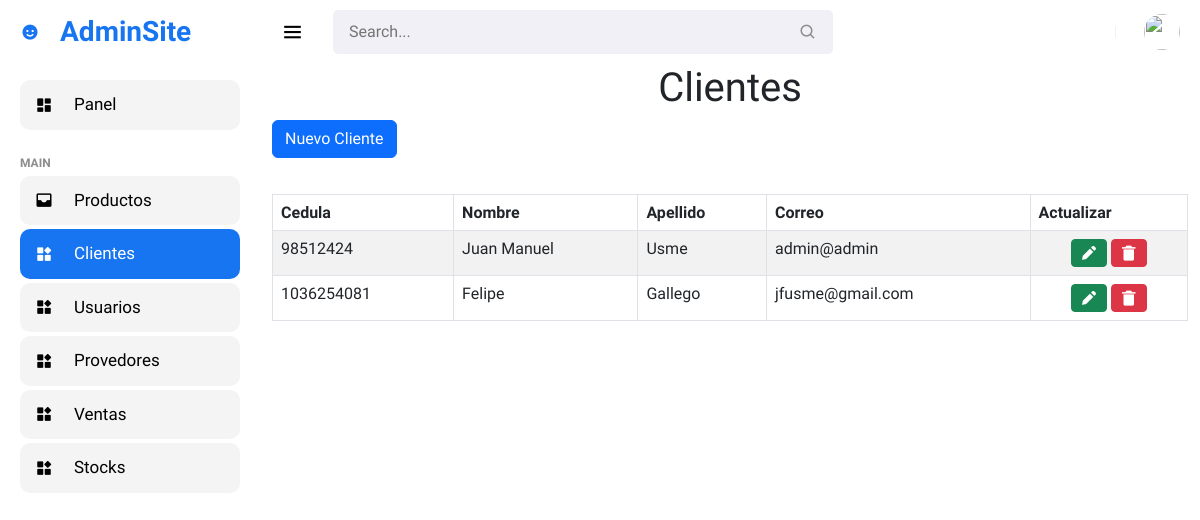
/page/admin/clientes/index.php (signed in), run on the app's committed database.
### tables this page shows
CREATE TABLE `clientes` (
  `Id` int(11) NOT NULL,
  `cedula` int(11) NOT NULL,
  `nombre` varchar(50) NOT NULL,
  `apellido` varchar(50) NOT NULL,
  `correo` varchar(50) NOT NULL,
  `Telefono` int(10) UNSIGNED NOT NULL
);

### page/admin/clientes/index.php (shortened to what this page needs)
<html>
</html>
<?php
include '../../../conexion/conexion.php';
?>
<!DOCTYPE html>
<html lang="es">
<head>
    <link href='https://unpkg.com/boxicons@2.0.9/css/boxicons.min.css' rel='stylesheet'>
    <link rel="stylesheet" href="../assets/css/style.css">
    <link href="https://cdn.jsdelivr.net/npm/bootstrap@5.3.0-alpha3/dist/css/bootstrap.min.css" rel="stylesheet"
>
    <link href="https://cdn.datatables.net/v/bs5/dt-1.13.4/datatables.min.css" rel="stylesheet" />
</head>
<body>
    <section id="sidebar">
        <a href="../index.php" class="brand"><i class='bx bxs-smile icon'></i>AdminSite</a>
        <ul class="side-menu">
            <li><a href="../"><i class='bx bxs-dashboard icon'></i> Panel</a></li>
            <li class="divider" data-text="main">Main</li>
            <li><a href="../productos/index.php"><i class='bx bxs-inbox icon'></i>Productos</a></li>
            <li><a href="index.php" class="active"><i class='bx bxs-widget icon'></i>Clientes</a></li>
            <li><a href="../users/index.php"><i class='bx bxs-widget icon'></i>Usuarios</a></li>
            <li><a href="../proveedores/index.php"><i class='bx bxs-widget icon'></i>Provedores</a></li>
            <li><a href="../ventas/index.php"><i class='bx bxs-widget icon'></i>Ventas</a></li>
            <li><a href="../stocks/index.php"><i class='bx bxs-widget icon'></i>Stocks</a></li>
        </ul>
    </section>
    <section id="content">
        <nav>
            <i class='bx bx-menu toggle-sidebar'></i>
            <form action="#">
                <div class="form-group">
                    <input type="text" placeholder="Search...">
                    <i class='bx bx-search icon'></i>
                </div>
            </form>
            <div class="profile">
                <img src="https://images.unsplash.com/photo-1517841905240-472988babdf9?ixid=MnwxMjA3fDB8MHxzZWFyY2h8NHx8cGVvcGxlfGVufDB8fDB8fA%3D%3D&ixlib=rb-1.2.1&auto=format&fit=crop&w=500&q=60"
                    alt="">
            </div>
        </nav>
        <div class="container">
            <h1 class="page-header text-center">Clientes</h1>
            <div class="row">
                <div class="col-auto">
                    <a href="#" class="btn btn-primary" data-bs-toggle="modal" data-bs-target="#nuevo">Nuevo Cliente</a>
                </div>
                <div class="col-12 mt-3">
                    <table class="table table-bordered table-striped table_id" id="mitabla" style="margin-top:20px;">
                        <thead>
                            <tr>
                                <th class="">Cedula</th>
                                <th class="">Nombre</th>
                                <th class="">Apellido</th>
                                <th class="">Correo</th>
                                <th class="">Actualizar</th>
                            </tr>
                        </thead>
                        <tbody>
                            <?php
							$sql = "SELECT * FROM clientes";
							$query = mysqli_query($con, $sql);
							while ($mostrar = $query->fetch_assoc()) { ?>
                            <tr>
                                <td class="">
                                    <?php echo $mostrar['cedula'] ?>
                                </td>
                                <td class="">
                                    <?php echo $mostrar['nombre'] ?>
                                </td>
                                <td class="">
                                    <?php echo $mostrar['apellido'] ?>
                                </td>
                                <td class="">
                                    <?php echo $mostrar['correo'] ?>
                                </td>
                                <td class="text-center">
                                    <a href="#edit_<?php echo $mostrar['cedula']; ?>"
                                        class="btn btn-success btn-sm text-center" data-bs-toggle="modal">
                                        <i class='bx bxs-pencil'></i></a>
                                    <a href="#delete_<?php echo $mostrar['cedula']; ?>"
                                        class="btn btn-danger btn-sm text-center" data-bs-toggle="modal">
                                        <i class='bx bxs-trash-alt'></i></a>
                                </td>
                            </tr>
                            <?php
							}
							?>
                        </tbody>
                    </table>
                </div>
            </div>
        </div>
</body>
</html>

### page/admin/assets/css/style.css (style rules this page uses)
* { font-family: 'Be Vietnam Pro', sans-serif; margin: 0; padding: 0; box-sizing: border-box; }
:root { --grey: #F1F0F6; --dark-grey: #8D8D8D; --light: #fff; --dark: #000; --green: #81D43A; --light-green: #E3FFCB; --blue: #1775F1; --light-blue: #D0E4FF; --dark-blue: #0C5FCD; --red: #FC3B56; }
html { overflow-x: hidden; }
body { background: var(--grey); overflow-x: hidden; }
a { text-decoration: none; }
li { list-style: none; }
#sidebar { position: fixed; max-width: 260px; width: 100%; background: var(--light); top: 0; left: 0; height: 100%; overflow-y: auto; scrollbar-width: none; transition: all .3s ease; z-index: 200; }
#sidebar .brand { font-size: 28px; display: flex; align-items: center; height: 64px; font-weight: 600; color: var(--blue); position: sticky; top: 0; left: 0; z-index: 100; background: var(--light); transition: all .3s ease; padding: 0 6px; }
#sidebar .icon { min-width: 48px; display: flex; justify-content: center; align-items: center; margin-right: 6px; }
#sidebar .side-menu { margin: 16px 0; padding: 0 20px; transition: all .3s ease; }
#sidebar .side-menu a { display: flex; align-items: center; font-size: 17px; color: var(--dark); padding: 12px 16px 12px 0; transition: all .3s ease; border-radius: 10px; margin: 4px 0; white-space: nowrap; }
i { font-size: 18px; }
#sidebar .side-menu > li > a { background: rgb(244, 244, 244); }
#sidebar .side-menu > li > a.active, #sidebar .side-menu > li > a.active:hover { background: var(--blue); color: var(--light); }
#sidebar .divider { margin-top: 24px; font-size: 12px; text-transform: uppercase; font-weight: 700; color: var(--dark-grey); transition: all .3s ease; white-space: nowrap; }
#content { position: relative; width: calc(100% - 260px); left: 260px; transition: all .3s ease; }
nav { background: var(--light); height: 64px; padding: 0 20px; display: flex; align-items: center; grid-gap: 28px; position: sticky; top: 0; left: 0; z-index: 100; }
nav .toggle-sidebar { font-size: 25px; color: #000; cursor: pointer; }
nav form { max-width: 500px; width: 100%; margin-right: auto; }
nav .form-group { position: relative; }
nav .form-group input { width: 100%; background: var(--grey); border-radius: 5px; border: none; outline: none; padding: 10px 36px 10px 16px; transition: all .3s ease; }
nav .form-group .icon { position: absolute; top: 50%; transform: translateY(-50%); right: 16px; color: var(--dark-grey); }
nav .profile { position: relative; }
nav .profile img { width: 36px; height: 36px; border-radius: 50%; object-fit: cover; cursor: pointer; }

### page/admin/clientes/index.php (style rules this page uses)
a { text-decoration: none; }

### data on the page
clientes: cedula "98512424", nombre "Juan Manuel", apellido "Usme", correo "admin@admin"
clientes: cedula "1036254081", nombre "Felipe", apellido "Gallego", correo "jfusme@gmail.com"
